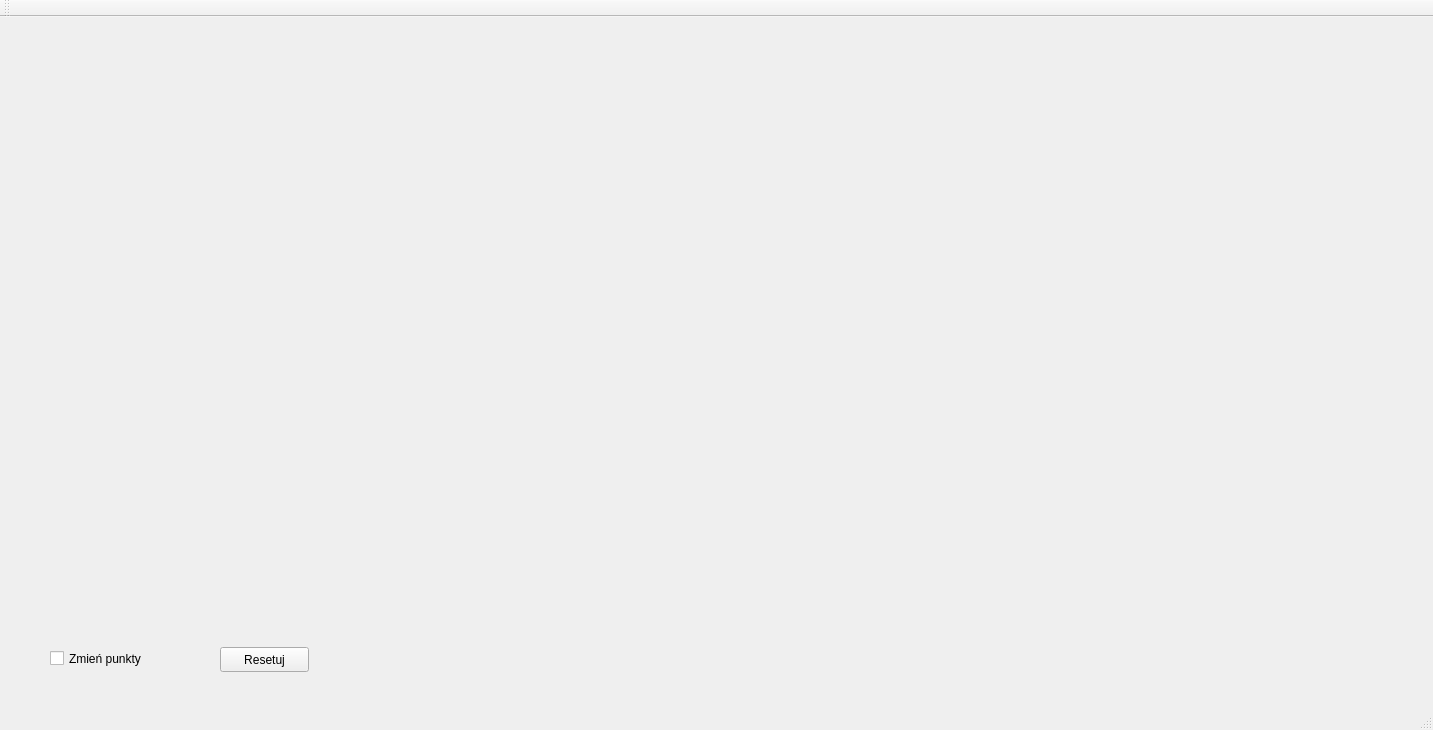
<?xml version="1.0" encoding="UTF-8"?>
<ui version="4.0">
 <class>MainWindow</class>
 <widget class="QMainWindow" name="MainWindow">
  <property name="geometry">
   <rect>
    <x>0</x>
    <y>0</y>
    <width>1433</width>
    <height>730</height>
   </rect>
  </property>
  <property name="windowTitle">
   <string>MainWindow</string>
  </property>
  <widget class="QWidget" name="centralWidget">
   <widget class="MyWidget" name="widget" native="true">
    <property name="geometry">
     <rect>
      <x>10</x>
      <y>10</y>
      <width>1400</width>
      <height>600</height>
     </rect>
    </property>
   </widget>
   <widget class="QCheckBox" name="checkBox">
    <property name="geometry">
     <rect>
      <x>50</x>
      <y>630</y>
      <width>131</width>
      <height>23</height>
     </rect>
    </property>
    <property name="text">
     <string>Zmień punkty</string>
    </property>
   </widget>
   <widget class="QPushButton" name="pushButton">
    <property name="geometry">
     <rect>
      <x>220</x>
      <y>630</y>
      <width>89</width>
      <height>25</height>
     </rect>
    </property>
    <property name="text">
     <string>Resetuj</string>
    </property>
   </widget>
  </widget>
  <widget class="QMenuBar" name="menuBar">
   <property name="geometry">
    <rect>
     <x>0</x>
     <y>0</y>
     <width>1433</width>
     <height>22</height>
    </rect>
   </property>
  </widget>
  <widget class="QToolBar" name="mainToolBar">
   <attribute name="toolBarArea">
    <enum>TopToolBarArea</enum>
   </attribute>
   <attribute name="toolBarBreak">
    <bool>false</bool>
   </attribute>
  </widget>
  <widget class="QStatusBar" name="statusBar"/>
 </widget>
 <layoutdefault spacing="6" margin="11"/>
 <customwidgets>
  <customwidget>
   <class>MyWidget</class>
   <extends>QWidget</extends>
   <header>mywidget.h</header>
   <container>1</container>
  </customwidget>
 </customwidgets>
 <resources/>
 <connections/>
</ui>
